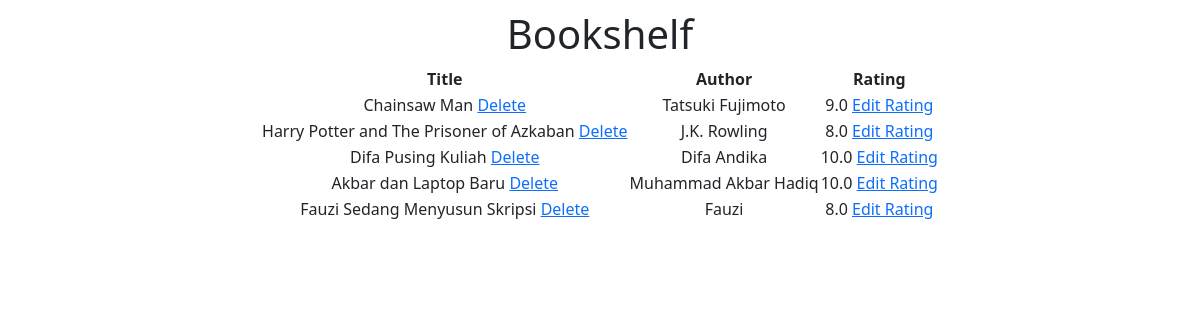
Page /home on the earlier database version.
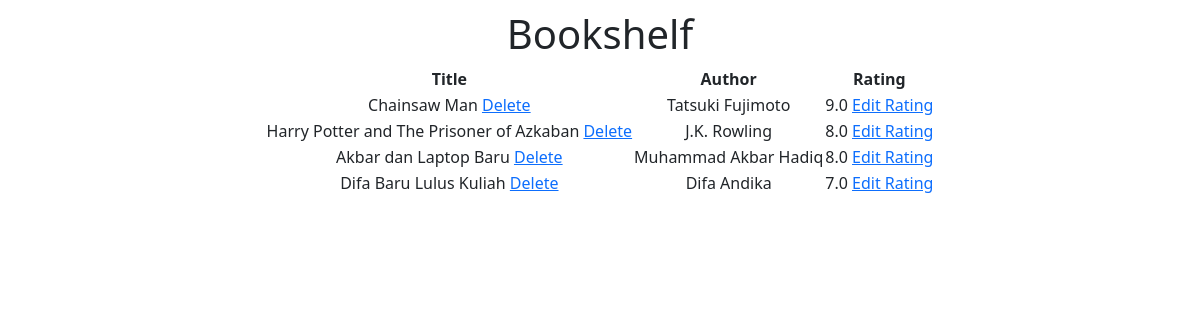
Same page on the later database version.
### server.py (models this page shows, shortened)
class Book(db.Model):
    id = db.Column(db.Integer, primary_key=True, autoincrement=True)
    title = db.Column(db.String(250), unique=True, nullable=False)
    author = db.Column(db.String(250), unique=False, nullable=False)
    rating = db.Column(db.Float, nullable=False)

### server.py (the view)
@app.route("/")
@app.route("/home")
def home():
    return render_template("index.html", title="Home", book_data = Book.query.all())

### templates/index.html (shortened to what this page needs)
<!DOCTYPE html>
<html lang="en">
<head>
    <link href="https://cdn.jsdelivr.net/npm/bootstrap@5.0.2/dist/css/bootstrap.min.css" rel="stylesheet">
    <link rel="stylesheet" href="static/styles.css">
</head>
<body>
    <div class="row section-1">
        <div class="col-lg-12">
            <h1>Bookshelf</h1>
            <table class="bookshelf">
                <thead>
                    <tr>
                        <th>Title</th>
                        <th>Author</th>
                        <th>Rating</th>
                    </tr>
                </thead>
                <tbody>
                    {%for book in book_data%}
                    <tr>
                        <td>{{book.title}} <a href="{{url_for('delete', id=book.id)}}">Delete</a></td>
                        <td>{{book.author}}</td>
                        <td>{{book.rating}} <a href="{{url_for('edit', id=book.id)}}">Edit Rating</a></td>
                    </tr>
                    {%endfor%}
                </tbody>
            </table>
        </div>
    </div>
</body>
</html>

### static/styles.css (style rules this page uses)
.section-1 { text-align: center; padding-top: 10px; }
.bookshelf { margin-left: auto; margin-right: auto; }

Differences in the rows shown:
removed Book: title "Difa Pusing Kuliah", author "Difa Andika", rating "10.0"
removed Book: title "Fauzi Sedang Menyusun Skripsi", author "Fauzi", rating "8.0"
changed Book "Akbar dan Laptop Baru": rating "10.0" → "8.0"
added Book: title "Difa Baru Lulus Kuliah", author "Difa Andika", rating "7.0"
